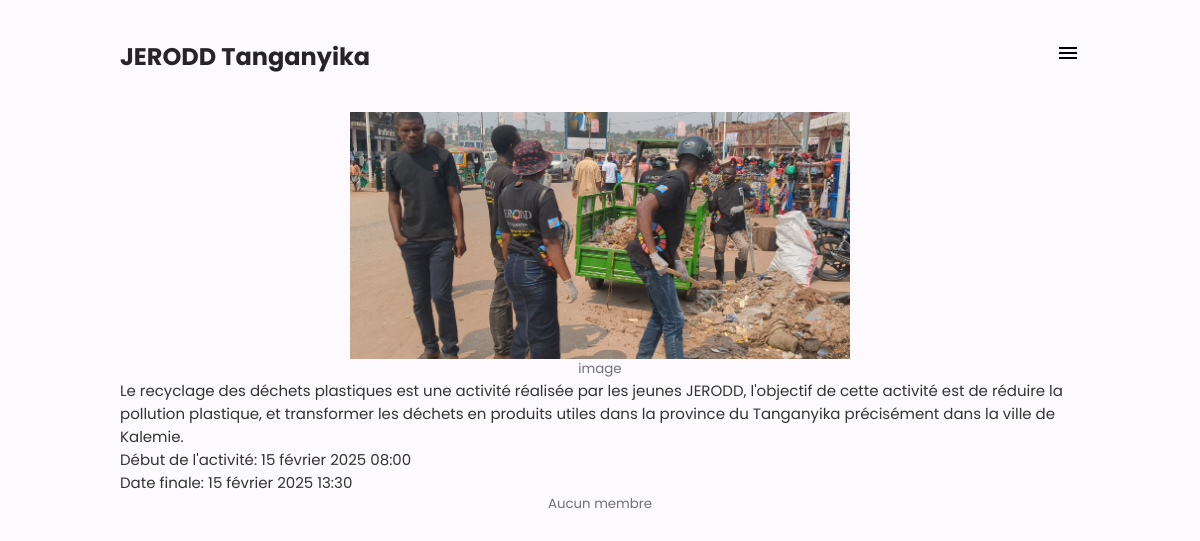
The app's page /detail-1/for-an-activity/ with its own data.
### activite/models.py (models this page shows)
class Activity(models.Model):
    title = models.CharField(max_length=255, blank=False, verbose_name='Titre')
    thumbnail = models.ImageField(blank=True, null=True)
    description = models.TextField(blank=False)
    begin = models.DateTimeField(verbose_name="Date debut", blank=False)
    end = models.DateTimeField(verbose_name="date final", blank=False)
    rapport = models.TextField (blank=True, null=True)
    done = models.BooleanField(default=False)
    member = models.ManyToManyField(MemberUser, blank=True, null=True)
    class Meta:
        verbose_name = "Activité"

### activite/views.py (the view)
# urls.py: path('detail-<str:pk>/for-an-activity/', ActivityDetail.as_view(), name='detail'),
class ActivityDetail(DetailView):
    model = Activity
    template_name = 'detail.html'
    context_object_name = "activity"
    def get_context_data(self, **kwargs):
        context = super().get_context_data(**kwargs)
        activity = self.get_object()
        context['members'] = activity.member.all()
        return context

### activite/templates/detail.html (shortened to what this page needs)
{% extends 'base.html' %}
{% load static %}
{% block content %}
  <div class="detail cntr d-col">
    <div class="title cntr d-col"><h2 class="t-title">Activité: {{ activity.title }} {% if activity.done %} Terminée{% endif %}</h2>
     {% if activity.thumbnail %}
        <img src="{{ activity.thumbnail.url}}" alt="" width="500" height="200">
        <small>image</small>
        {% endif %}
        <div class="description">
       <p>{{ activity.description}} </p>
       <ul>
         <li>Début de l'activité: {{ activity.begin }} </li>
         <li>Date finale: {{ activity.end }}</li>
       </ul>
     </div>
      {% if activity.done %}
        {% if members %}
         <div class="summary d-col cntr">
             <h3>Resumé en rapport de l'activité</h3>
             <div class="text-summary">
                 <p class="justify-text">{{ activity.rapport}}</p>
              </div>
              <h3>Membres présent lors de l'activité</h3>
              <div class="list">
                  <ul>
                     {% for member in members %}
                     <li>{{ member.username }} | {{ member.fonction }} | commission: {{ member.commission}}</li>
                     {% endfor %}
                  </ul>
              </div>
             </div>
            {% else %}
            <small>Aucun membre</small>
          {% endif %}
         {% endif %}
    </div>
  </div>
{% endblock %}

### templates/base.html (shortened to what this page needs)
<!DOCTYPE html>
    {% load static %}
    <html lang="en">
    <head>
        <link href='https://unpkg.com/boxicons@2.1.1/css/boxicons.min.css' rel='stylesheet'>
        <link rel="stylesheet" href="{% static 'css/styles.css' %}">
    </head>
    <body>
        <nav class="nav" id="nav">
            <div class="nav__menu container" id="nav-menu">
                <div class="nav__close" id="nav-close">
                </div>
                <div class="nav__data">
                    <div class="nav__mask">
                    </div>
                    <h1 class="nav__name">JERODD</h1>
                </div>
                <ul class="nav__list">
                    <li class="nav__item">
                        <a href="{% url 'activity:home' %}" class="nav__link">
                        </a>
                    </li>
                    {% if not request.user.is_authenticated %}
                        <li class="nav__item">
                            <a href="{% url 'activity:login' %}" class="nav__link">
                            </a>
                        </li>
                    {% endif %}
                    <li class="nav__item">
                        <a href="{% url 'activity:contact' %}" class="nav__link">
                        </a>
                    </li>
                </ul>
            </div>
        </nav>
        <main class="main" id="main">
            <header class="header" id="header">
                <nav class="header__nav container">
                    <a href="{% url 'activity:home' %}" class="header__logo">
                        <h2>JERODD Tanganyika</h2>
                    </a>
                    <div class="header__toggle" id="header-toggle">
                        <svg xmlns="http://www.w3.org/2000/svg" height="24px" viewBox="0 -960 960 960" width="24px" fill="black"><path d="M120-240v-80h720v80H120Zm0-200v-80h720v80H120Zm0-200v-80h720v80H120Z"/></svg>
                    </div>
                </nav>
            </header>
            <section class="section section__height container content scroll-y h-100vh" id="home">
                {% block content %}
                {% endblock %}
            </section>
        </main>
    </body>
</html>

### activite/static/css/styles.css (style rules this page uses)
:root { --header-height: 3.5rem; --first-color: hsl(273, 97%, 66%); --first-color-shape: hsl(253, 33%, 32%); --title-color: hsl(273, 8%, 15%); --text-color: hsl(273, 4%, 45%); --body-color: hsl(273, 100%, 99%); --container-color: #fff; --title-color-dark: hsl(273, 83%, 98%); --text-color-dark: hsl(273, 21%, 56%); --container-color-dark: hsl(273, 80%, 14%); --body-font: 'Poppins', sans-serif; --big-font-size: 1.5rem; --normal-font-size: .938rem; --small-font-size: .813rem; --z-fixed: 100; }
input, button, a { outline: none }
@media screen and (min-width: 968px) { :root { --big-font-size: 2rem; --normal-font-size: 1rem; --small-font-size: .875rem; } }
* { box-sizing: border-box; padding: 0; margin: 0; }
html { scroll-behavior: smooth; overflow-x: hidden; }
body { font-family: var(--body-font); font-size: var(--normal-font-size); color: var(--text-color); overflow-x: hidden; align-text: justify; }
h1, h2, h3 { color: var(--title-color); }
ul { list-style: none; }
a { text-decoration: none; }
img { max-width: 100%; height: auto; }
.container { max-width: 1024px; margin-left: 1.5rem; margin-right: 1.5rem; }
.section { padding: 4.5rem 0 1rem; }
.section__height { height: 100vh; }
.nav { background-color: rgb(10, 2, 15); padding-top: 2rem; position: fixed; top: 0; left: 0; width: 100%; height: 100vh; }
.nav__close { position: relative; display: inline-flex; font-size: 1.8rem; color: var(--text-color-dark); cursor: pointer; margin-bottom: 3.5rem; }
.nav__mask { width: 80px; height: 80px; background: linear-gradient(224deg, #a22fe9 -2%, #ddaafe 97%); border-radius: 1.5rem; overflow: hidden; display: flex; justify-content: center; align-items: flex-end; margin-bottom: 1rem; }
.nav__data { position: relative; margin-bottom: 3rem; }
.nav__name { color: var(--title-color-dark); font-size: var(--big-font-size); line-height: 130%; }
.nav__list { display: flex; flex-direction: column; row-gap: 1.5rem; }
.nav__link { color: var(--text-color-dark); display: inline-flex; align-items: center; column-gap: 1rem; font-size: var(--small-font-size); font-weight: 500; transition: .3s; }
.main { position: relative; background-color: var(--body-color); transition: .4s; }
.header { width: 100%; background-color: var(--body-color); position: fixed; top: 0; left: 0; z-index: var(--z-fixed); }
.header__nav { height: var(--header-height); display: flex; justify-content: space-between; align-items: center; }
.header__logo, .header__toggle { color: var(--title-color); }
.header__logo { font-weight: 500; }
.header__toggle { font-size: 1.15rem; cursor: pointer; }
@media screen and (min-width: 1024px) { .container { margin-left: auto; margin-right: auto; } }
@media screen and (min-width: 1024px) { .section { padding: 7rem 0 2rem; } }
@media screen and (min-width: 1024px) { .header__nav { height: calc(var(--header-height) + 1.5rem); } }
@media screen and (min-width: 1024px) { .nav__mask { width: 100px; height: 100px; border-radius: 2rem; margin-bottom: 2rem; } }
@media screen and (min-width: 1024px) { .nav__link { font-size: var(--normal-font-size); } }
.cntr { display: flex; align-items: center; justify-content: center; }
.d-col { flex-direction: column; }
.scroll-y { overflow: auto; }
.h-100vh { height: 100vh; }
.t-title { background: #45205c; border-top: 3px solid blue; color: mintcream; font-weight: bold; width: 100%; padding: 10px }
header { background: #45205c; color: white; padding: 1rem; text-align: center; width: 100% }
.container { max-width: 1000px; margin: auto; padding: 20px; }
.description { font-size: 15px; color: #333; }

### records on screen
Activity: thumbnail (picture), description "Le recyclage des déchets plastiques est une activité réalisée par les jeunes JERODD, l'objectif de cette activité est de réduire la pollution plastique, et transformer les déchets en produits utiles dans la province du Tanganyika précisément dans la ville de Kalemie.", begin "15 février 2025 08:00", end "15 février 2025 13:30"
